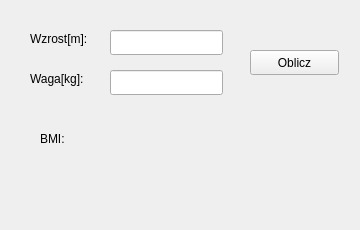
<?xml version="1.0" encoding="UTF-8"?>
<ui version="4.0">
 <class>MainWindow</class>
 <widget class="QMainWindow" name="MainWindow">
  <property name="geometry">
   <rect>
    <x>0</x>
    <y>0</y>
    <width>360</width>
    <height>230</height>
   </rect>
  </property>
  <property name="minimumSize">
   <size>
    <width>360</width>
    <height>230</height>
   </size>
  </property>
  <property name="maximumSize">
   <size>
    <width>360</width>
    <height>230</height>
   </size>
  </property>
  <property name="windowTitle">
   <string>BMI Calculator</string>
  </property>
  <widget class="QWidget" name="centralWidget">
   <widget class="QLineEdit" name="line_wzrost">
    <property name="geometry">
     <rect>
      <x>110</x>
      <y>30</y>
      <width>113</width>
      <height>25</height>
     </rect>
    </property>
   </widget>
   <widget class="QLabel" name="l_wzrost">
    <property name="geometry">
     <rect>
      <x>30</x>
      <y>30</y>
      <width>81</width>
      <height>17</height>
     </rect>
    </property>
    <property name="text">
     <string>Wzrost[m]:</string>
    </property>
   </widget>
   <widget class="QLabel" name="l_waga">
    <property name="geometry">
     <rect>
      <x>30</x>
      <y>70</y>
      <width>81</width>
      <height>17</height>
     </rect>
    </property>
    <property name="text">
     <string>Waga[kg]:</string>
    </property>
   </widget>
   <widget class="QLineEdit" name="line_waga">
    <property name="geometry">
     <rect>
      <x>110</x>
      <y>70</y>
      <width>113</width>
      <height>25</height>
     </rect>
    </property>
   </widget>
   <widget class="QPushButton" name="b_oblicz">
    <property name="geometry">
     <rect>
      <x>250</x>
      <y>50</y>
      <width>89</width>
      <height>25</height>
     </rect>
    </property>
    <property name="text">
     <string>Oblicz</string>
    </property>
   </widget>
   <widget class="QLabel" name="label">
    <property name="geometry">
     <rect>
      <x>40</x>
      <y>130</y>
      <width>41</width>
      <height>17</height>
     </rect>
    </property>
    <property name="text">
     <string>BMI:</string>
    </property>
   </widget>
   <widget class="QLabel" name="l_bmi">
    <property name="geometry">
     <rect>
      <x>80</x>
      <y>130</y>
      <width>67</width>
      <height>17</height>
     </rect>
    </property>
    <property name="text">
     <string/>
    </property>
   </widget>
   <widget class="QLabel" name="l_wynik">
    <property name="geometry">
     <rect>
      <x>40</x>
      <y>170</y>
      <width>171</width>
      <height>17</height>
     </rect>
    </property>
    <property name="text">
     <string/>
    </property>
   </widget>
  </widget>
  <widget class="QMenuBar" name="menuBar">
   <property name="geometry">
    <rect>
     <x>0</x>
     <y>0</y>
     <width>360</width>
     <height>22</height>
    </rect>
   </property>
  </widget>
 </widget>
 <layoutdefault spacing="6" margin="11"/>
 <resources/>
 <connections/>
</ui>
